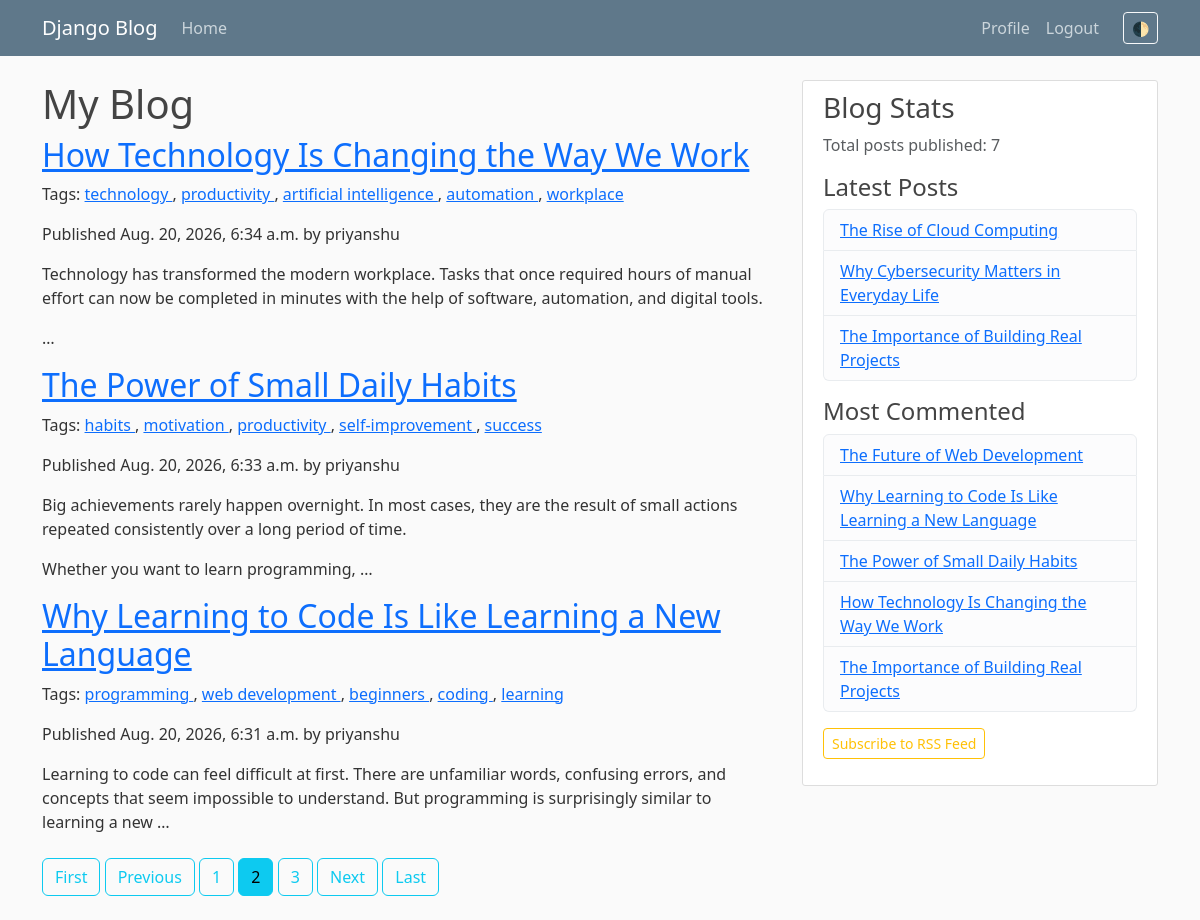
Page /?page=2 (signed in) on the committed database.
### blog/models.py (models this page shows, shortened)
class Post(models.Model):
    class Status(models.TextChoices):
        DRAFT = 'DF', 'Draft'
        PUBLISHED = 'PB', 'Published'
    title = models.CharField(max_length=250)
    slug = models.SlugField(
        max_length=250,
        unique_for_date='publish'
    )
    author = models.ForeignKey(
        settings.AUTH_USER_MODEL,
        on_delete=models.CASCADE,
        related_name='blog_posts'
    )
    body = models.TextField()
    publish = models.DateTimeField(default=timezone.now)
    created = models.DateTimeField(auto_now_add=True)
    updated = models.DateTimeField(auto_now=True)
    status = models.CharField(
        max_length=2,
        choices=Status,
        default=Status.DRAFT
    )
    objects = models.Manager()  # The default manager.
    published = PublishedManager()  # Our custom manager.
    tags = TaggableManager()
    class Meta:
        ordering = ['-publish']
        indexes = [
            models.Index(fields=['-publish']),
        ]
    def get_absolute_url(self):
        return reverse(
            'blog:post_detail',
            args=[
                self.publish.year,
                self.publish.month,
                self.publish.day,
                self.slug,
            ],
        )

### blog/views.py (the view)
# urls.py: path('', views.post_list, name='post_list'),
@login_required
def post_list(request, tag_slug=None):
    post_list = Post.published.all()
    tag = None
    if tag_slug:
        tag = get_object_or_404(Tag, slug=tag_slug)
        post_list = post_list.filter(tags__in=[tag])
    paginator = Paginator(post_list, 3)
    page_number = request.GET.get('page', 1)
    try:
        posts = paginator.page(page_number)
    except PageNotAnInteger:
        posts = paginator.page(1)
    except EmptyPage:
        posts = paginator.page(paginator.num_pages)
    return render(
        request,
        'blog/post/list.html',
        {
            'posts': posts,
            'tag': tag
        }
    )

### blog/models.py (called while the page is built)
    def get_queryset(self):
        return (
            super().get_queryset().filter(status=Post.Status.PUBLISHED)
        )

### blog/templatetags/blog_tags.py (called while the page is built)
@register.simple_tag
def total_posts():
    return Post.published.count()

@register.inclusion_tag('blog/post/latest_posts.html')
def show_latest_posts(count=5):
    latest_posts = Post.published.order_by('-publish')[:count]
    return {'latest_posts': latest_posts}

@register.simple_tag
def get_most_commented_posts(count=5):
    return Post.published.annotate(
        total_comments=Count('comments')
    ).order_by('-total_comments')[:count]

@register.filter(name='markdown')
def markdown_format(text):
    return mark_safe(markdown.markdown(text))

### blog/templates/blog/post/list.html (shortened to what this page needs)
{% extends "blog/base.html" %}
{% load blog_tags %}
{% block content %}
  <h1>My Blog</h1>
  {% for post in posts %}
    <h2>
      <a href="{{ post.get_absolute_url }}">
        {{ post.title }}
      </a>
    </h2>
    <p class="tags">
      Tags:
      {% for tag in post.tags.all %}
        <a href="{% url "blog:post_list_by_tag" tag.slug %}">
          {{ tag.name }}
        </a>{% if not forloop.last %}, {% endif %}
      {% endfor %}
    </p>
    <p class="date">
      Published {{ post.publish }} by {{ post.author }}
    </p>
    {{ post.body|markdown|truncatewords_html:30 }}
  {% endfor %}
  {% include "pagination.html" with page=posts %}
{% endblock %}

### blog/templates/blog/base.html (shortened to what this page needs)
{% load static %}
{% load blog_tags %}
<!DOCTYPE html>
<html data-bs-theme="light">
<head>
    <link href="https://cdn.jsdelivr.net/npm/bootstrap@5.3.8/dist/css/bootstrap.min.css" rel="stylesheet">
    <link rel="stylesheet" type="text/css" href="{% static 'blog/main.css' %}">
</head>
<body>
    <header class="site-header">
        <nav class="navbar navbar-expand-md navbar-dark bg-steel fixed-top">
            <div class="container">
            <a class="navbar-brand mr-4" href="/">Django Blog</a>
            <div class="collapse navbar-collapse" id="navbarToggle">
                <div class="navbar-nav mr-auto">
                <a class="nav-item nav-link" href="{% url 'blog:post_list' %}">Home</a>
                </div>
                <div class="navbar-nav ms-auto">
                    {% if user.is_authenticated %}
                     <a class="nav-item nav-link" href="{% url 'profile' %}">Profile</a>
                    <form method="POST" action="{% url 'logout' %}">
                        <button type="submit" class="nav-item nav-link">Logout</button>
                    </form>
                    {% else %}
                    <a class="nav-item nav-link" href="{% url 'login' %}">Login</a>
                    <a class="nav-item nav-link" href="{% url 'register' %}">Register</a>
                    {% endif %}
                    <button class="btn btn-outline-light btn-sm ms-3 mt-1 mb-1" id="theme-toggle" type="button" title="Toggle Theme">🌓</button>
                </div>
            </div>
            </div>
        </nav>
    </header>
    <main role="main" class="container">
  <div class="row">
    <div class="col-md-{% block content_width %}8{% endblock %} {% block content_offset %}{% endblock %}">
      {% block content %}
      {% endblock %}
    </div>
    {% block sidebar %}
    <div class="col-md-4">
      <div class="content-section">
        <h3>Blog Stats</h3>
        <p class='text-muted'>Total posts published: {% total_posts %}</p>
        <h4>Latest Posts</h4>
        {% show_latest_posts 3 %}
        <h4 class="mt-3">Most Commented</h4>
        {% get_most_commented_posts as most_commented_posts %}
        <ul class="list-group mb-3">
          {% for post in most_commented_posts %}
            <li class="list-group-item list-group-item-light">
              <a href="{{ post.get_absolute_url }}">{{ post.title }}</a>
            </li>
          {% empty %}
            <li class="list-group-item list-group-item-light text-muted">No posts yet.</li>
          {% endfor %}
        </ul>
        <p><a href="{% url 'blog:post_feed' %}" class="btn btn-outline-warning btn-sm">Subscribe to RSS Feed</a></p>
      </div>
    </div>
    {% endblock sidebar %}
  </div>
</main>
</body>
</html>

### blog/templates/blog/post/latest_posts.html
<ul class="list-group">
  {% for post in latest_posts %}
    <li class="list-group-item list-group-item-light">
      <a href="{{ post.get_absolute_url }}">{{ post.title }}</a>
    </li>
  {% empty %}
    <li class="list-group-item list-group-item-light text-muted">No posts yet.</li>
  {% endfor %}
</ul>

### blog/static/blog/main.css (style rules this page uses)
body { background: #fafafa; color: #333333; margin-top: 5rem; }
h1, h2, h3, h4, h5, h6 { color: #444444; }
ul { margin: 0; }
.bg-steel { background-color: #5f788a; }
.site-header .navbar-nav .nav-link { color: #cbd5db; }
.content-section { background: #ffffff; padding: 10px 20px; border: 1px solid #dddddd; border-radius: 3px; margin-bottom: 20px; }

### rows in the picture
Post: title "How Technology Is Changing the Way We Work", publish "Aug. 20, 2026, 6:34 a.m.", author "priyanshu", body "Technology has transformed the modern workplace. Tasks that once required hours of manual effort can now be completed in minutes with the help of software, automation, and digital tools. …"
Tag: name "technology"
Tag: name "productivity"
Tag: name "artificial intelligence"
Tag: name "automation"
Tag: name "workplace"
Post: title "The Power of Small Daily Habits", publish "Aug. 20, 2026, 6:33 a.m.", author "priyanshu", body "Big achievements rarely happen overnight. In most cases, they are the result of small actions repeated consistently over a long period of time. Whether you want to learn programming, …"
Tag: name "habits"
Tag: name "motivation"
Tag: name "self-improvement"
Tag: name "success"
Post: title "Why Learning to Code Is Like Learning a New Language", publish "Aug. 20, 2026, 6:31 a.m.", author "priyanshu", body "Learning to code can feel difficult at first. There are unfamiliar words, confusing errors, and concepts that seem impossible to understand. But programming is surprisingly similar to learning a new …"
Tag: name "programming"
Tag: name "web development"
Tag: name "beginners"
Tag: name "coding"
Tag: name "learning"
Post: title "The Rise of Cloud Computing"
Post: title "Why Cybersecurity Matters in Everyday Life"
Post: title "The Importance of Building Real Projects"
Post: title "The Future of Web Development"

### other values in the picture
{{ num }} "1" "3"
{{ num }} "2"
